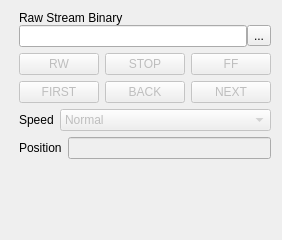
<?xml version="1.0" encoding="UTF-8"?>
<ui version="4.0">
 <class>FrmRecordReader</class>
 <widget class="QWidget" name="FrmRecordReader">
  <property name="enabled">
   <bool>true</bool>
  </property>
  <property name="geometry">
   <rect>
    <x>0</x>
    <y>0</y>
    <width>282</width>
    <height>240</height>
   </rect>
  </property>
  <property name="sizePolicy">
   <sizepolicy hsizetype="Preferred" vsizetype="Preferred">
    <horstretch>0</horstretch>
    <verstretch>0</verstretch>
   </sizepolicy>
  </property>
  <property name="windowTitle">
   <string>Raw Stream Reader</string>
  </property>
  <layout class="QGridLayout" name="gridLayout">
   <item row="0" column="0">
    <spacer name="spacer2">
     <property name="orientation">
      <enum>Qt::Horizontal</enum>
     </property>
     <property name="sizeType">
      <enum>QSizePolicy::Expanding</enum>
     </property>
     <property name="sizeHint" stdset="0">
      <size>
       <width>66</width>
       <height>20</height>
      </size>
     </property>
    </spacer>
   </item>
   <item row="0" column="1">
    <layout class="QVBoxLayout" name="verticalLayout_2">
     <item>
      <layout class="QVBoxLayout" name="verticalLayout">
       <property name="spacing">
        <number>0</number>
       </property>
       <item>
        <layout class="QVBoxLayout">
         <item>
          <widget class="QLabel" name="textLabel1_">
           <property name="text">
            <string>Raw Stream Binary</string>
           </property>
           <property name="wordWrap">
            <bool>false</bool>
           </property>
          </widget>
         </item>
        </layout>
       </item>
       <item>
        <layout class="QHBoxLayout" name="horizontalLayout">
         <property name="spacing">
          <number>0</number>
         </property>
         <item>
          <widget class="QLineEdit" name="m_edPath"/>
         </item>
         <item>
          <widget class="QToolButton" name="m_btnPath">
           <property name="text">
            <string>...</string>
           </property>
          </widget>
         </item>
        </layout>
       </item>
      </layout>
     </item>
     <item>
      <layout class="QVBoxLayout">
       <item>
        <layout class="QVBoxLayout">
         <item>
          <layout class="QHBoxLayout">
           <item>
            <widget class="QPushButton" name="btnRW">
             <property name="enabled">
              <bool>false</bool>
             </property>
             <property name="text">
              <string>RW</string>
             </property>
             <property name="checkable">
              <bool>true</bool>
             </property>
             <property name="autoDefault">
              <bool>false</bool>
             </property>
            </widget>
           </item>
           <item>
            <widget class="QPushButton" name="btnStop">
             <property name="enabled">
              <bool>false</bool>
             </property>
             <property name="text">
              <string>STOP</string>
             </property>
             <property name="autoDefault">
              <bool>false</bool>
             </property>
            </widget>
           </item>
           <item>
            <widget class="QPushButton" name="btnFF">
             <property name="enabled">
              <bool>false</bool>
             </property>
             <property name="text">
              <string>FF</string>
             </property>
             <property name="checkable">
              <bool>true</bool>
             </property>
             <property name="autoDefault">
              <bool>false</bool>
             </property>
            </widget>
           </item>
          </layout>
         </item>
         <item>
          <layout class="QHBoxLayout">
           <item>
            <widget class="QPushButton" name="btnFirst">
             <property name="enabled">
              <bool>false</bool>
             </property>
             <property name="text">
              <string>FIRST</string>
             </property>
             <property name="autoDefault">
              <bool>false</bool>
             </property>
            </widget>
           </item>
           <item>
            <widget class="QPushButton" name="btnBack">
             <property name="enabled">
              <bool>false</bool>
             </property>
             <property name="text">
              <string>BACK</string>
             </property>
             <property name="autoDefault">
              <bool>false</bool>
             </property>
            </widget>
           </item>
           <item>
            <widget class="QPushButton" name="btnNext">
             <property name="enabled">
              <bool>false</bool>
             </property>
             <property name="text">
              <string>NEXT</string>
             </property>
             <property name="autoDefault">
              <bool>false</bool>
             </property>
            </widget>
           </item>
          </layout>
         </item>
        </layout>
       </item>
       <item>
        <layout class="QHBoxLayout">
         <item>
          <widget class="QLabel" name="textLabel2">
           <property name="sizePolicy">
            <sizepolicy hsizetype="Fixed" vsizetype="Preferred">
             <horstretch>0</horstretch>
             <verstretch>0</verstretch>
            </sizepolicy>
           </property>
           <property name="text">
            <string>Speed</string>
           </property>
           <property name="wordWrap">
            <bool>false</bool>
           </property>
          </widget>
         </item>
         <item>
          <widget class="QComboBox" name="cmbSpeed">
           <property name="enabled">
            <bool>false</bool>
           </property>
           <property name="sizePolicy">
            <sizepolicy hsizetype="Preferred" vsizetype="Fixed">
             <horstretch>0</horstretch>
             <verstretch>0</verstretch>
            </sizepolicy>
           </property>
           <property name="currentIndex">
            <number>2</number>
           </property>
           <item>
            <property name="text">
             <string>Fastest</string>
            </property>
           </item>
           <item>
            <property name="text">
             <string>Fast</string>
            </property>
           </item>
           <item>
            <property name="text">
             <string>Normal</string>
            </property>
           </item>
           <item>
            <property name="text">
             <string>Slow</string>
            </property>
           </item>
           <item>
            <property name="text">
             <string>Slowest</string>
            </property>
           </item>
          </widget>
         </item>
        </layout>
       </item>
      </layout>
     </item>
     <item>
      <layout class="QVBoxLayout">
       <item>
        <layout class="QHBoxLayout">
         <item>
          <widget class="QLabel" name="textLabel3">
           <property name="text">
            <string>Position</string>
           </property>
           <property name="wordWrap">
            <bool>false</bool>
           </property>
          </widget>
         </item>
         <item>
          <widget class="QLineEdit" name="edTime">
           <property name="enabled">
            <bool>false</bool>
           </property>
          </widget>
         </item>
        </layout>
       </item>
      </layout>
     </item>
    </layout>
   </item>
   <item row="0" column="2">
    <spacer name="spacer3">
     <property name="orientation">
      <enum>Qt::Horizontal</enum>
     </property>
     <property name="sizeType">
      <enum>QSizePolicy::Expanding</enum>
     </property>
     <property name="sizeHint" stdset="0">
      <size>
       <width>14</width>
       <height>20</height>
      </size>
     </property>
    </spacer>
   </item>
   <item row="1" column="1">
    <spacer name="spacer6">
     <property name="orientation">
      <enum>Qt::Vertical</enum>
     </property>
     <property name="sizeType">
      <enum>QSizePolicy::Expanding</enum>
     </property>
     <property name="sizeHint" stdset="0">
      <size>
       <width>20</width>
       <height>16</height>
      </size>
     </property>
    </spacer>
   </item>
  </layout>
 </widget>
 <layoutdefault spacing="6" margin="11"/>
 <pixmapfunction>qPixmapFromMimeSource</pixmapfunction>
 <tabstops>
  <tabstop>btnRW</tabstop>
  <tabstop>btnStop</tabstop>
  <tabstop>btnFF</tabstop>
  <tabstop>btnFirst</tabstop>
  <tabstop>btnBack</tabstop>
  <tabstop>btnNext</tabstop>
  <tabstop>cmbSpeed</tabstop>
  <tabstop>edTime</tabstop>
 </tabstops>
 <resources/>
 <connections/>
</ui>
